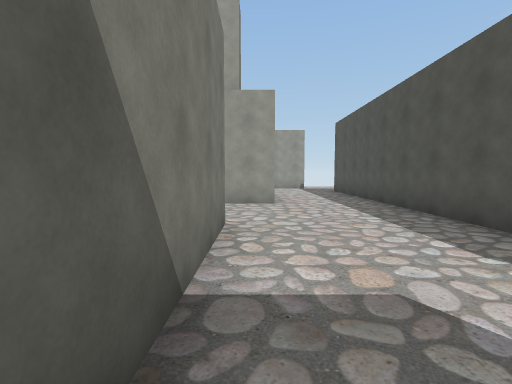
[1] (above)

21 first-person views from a walk through a Unity game level. The camera is 1.5 m above the floor, tilts 4° down and sees 85° across. The floor is counted in squares, 1.8 m on a side. Each view is taken from the middle of a square. On the plan, view 1 faces up. The plan holds only what a view shows up to about 10 squares ahead; the rest is blank. The place goes on beyond the plan. The player character is not drawn.

[2]
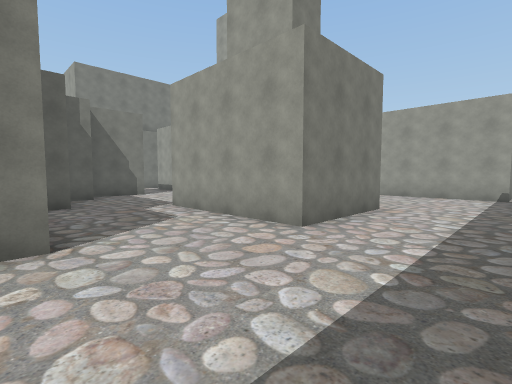

[3]
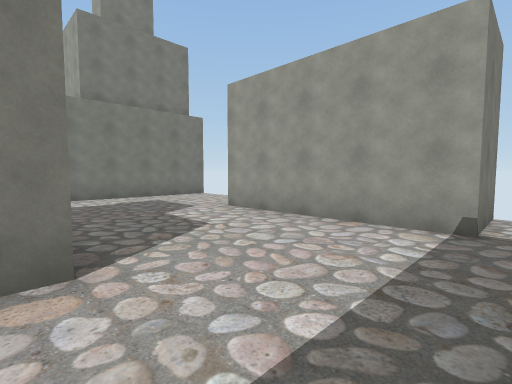

[4]
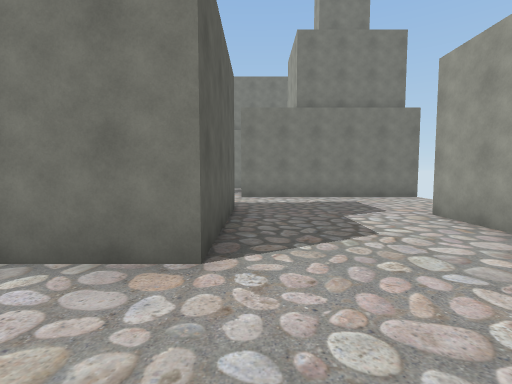

[5]
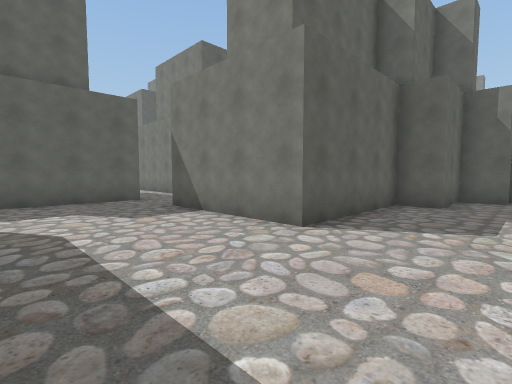

[6]
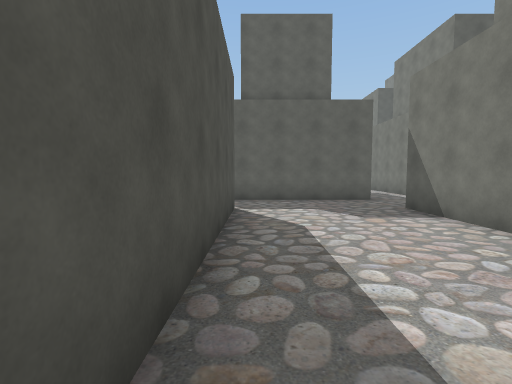

[7]
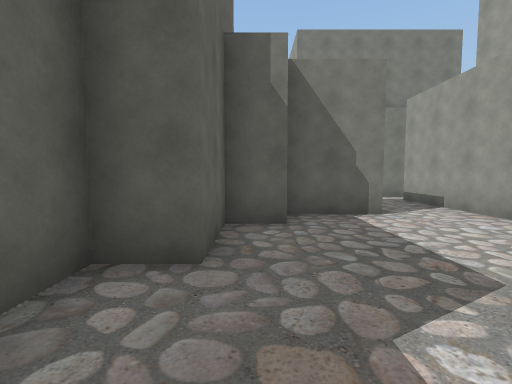

[8]
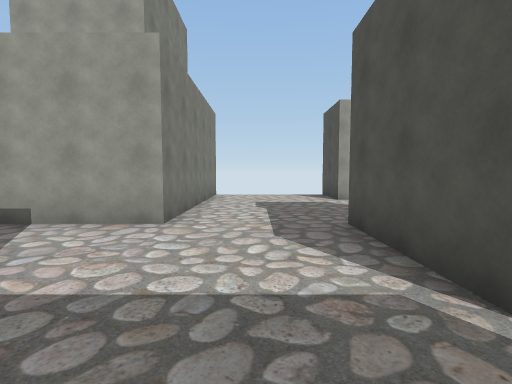

[9]
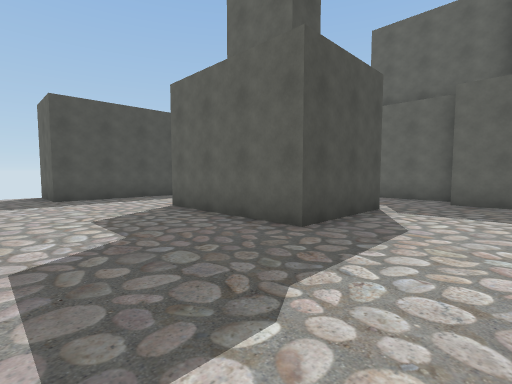

[10]
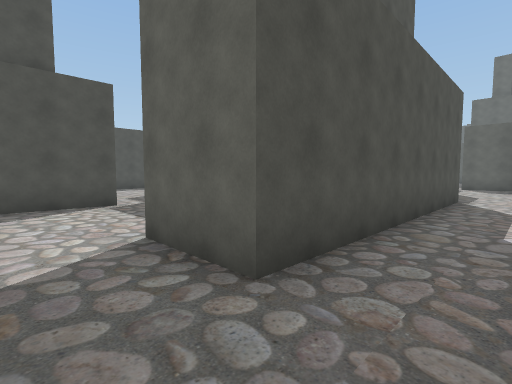

[11]
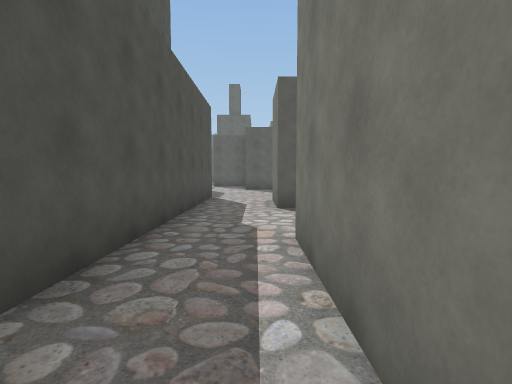

[12]
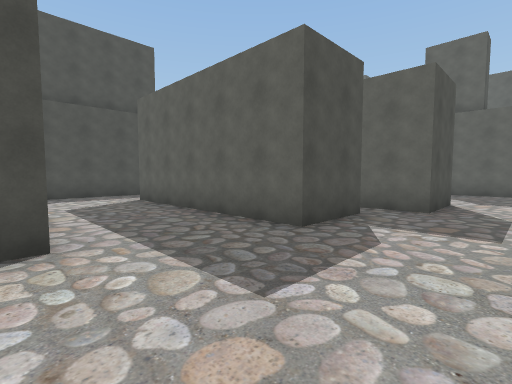

[13]
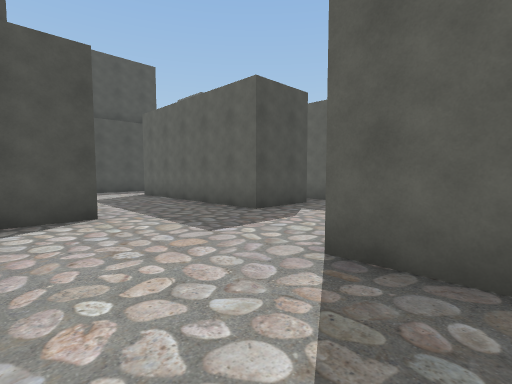

[14]
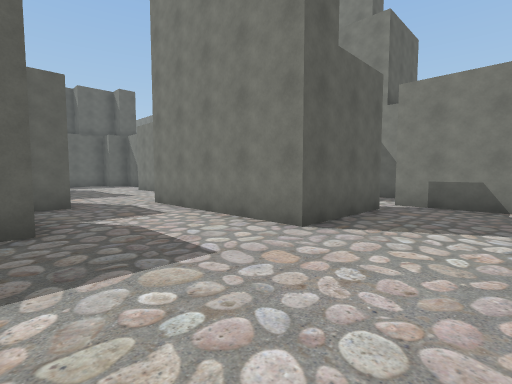

[15]
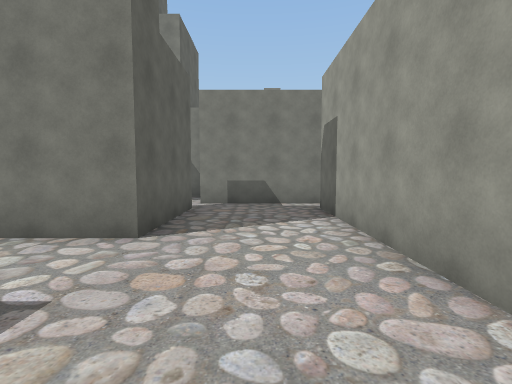

[16]
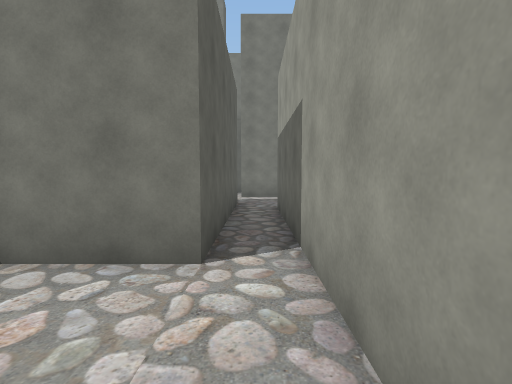

[17]
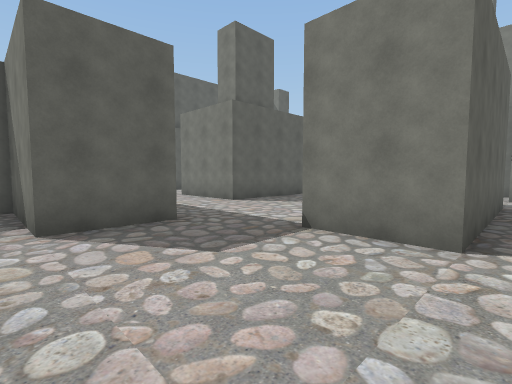

[18]
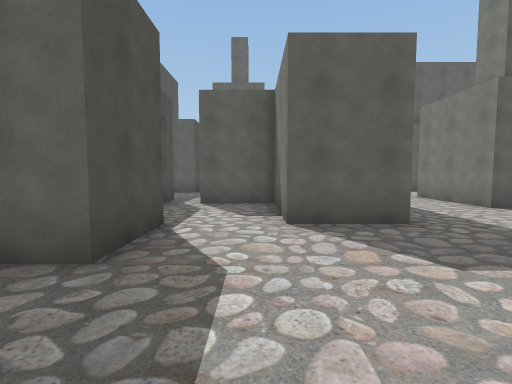

[19]
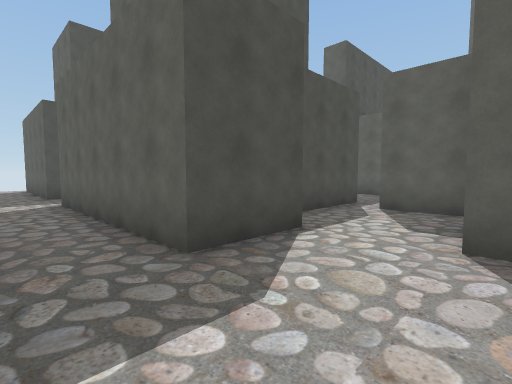

[20]
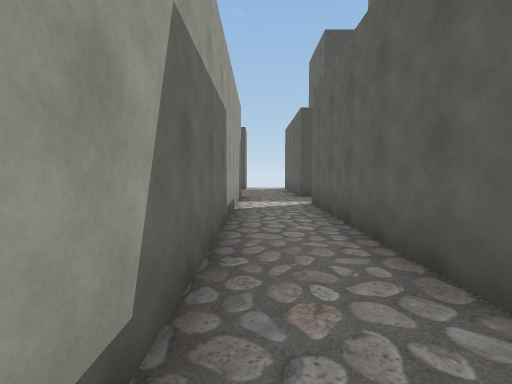

[21]
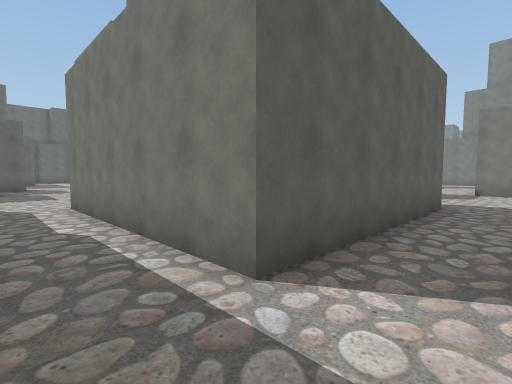

### Floor plan
Key: @ floor where view 1 was taken; # wall or solid block; . floor.
Columns run from 27 left of view 1 to 5 right of it. Each row starts with its distance up from view 1.
 17                     #        #
 16                     #....#   #.
 15                     #....#####.
 14                     #...........
 13                     #............
 12                     #..........##
 11                #.####..........#
 10                #........####...#
  9   #.#####      #........####...#
  8   #........#   #..##....####...#
  7   #........#   #..##...........#
  6   #...............###..........#
  5 #...###...........#####........#
  4 #     #...........#   #####....#
  3       #...######..#       #....#
  2       #...######..#       #....#
  1       #...........#########....#
  0       ...#####.............@...
 -1       ...#   #..................
 -2       ....  .......######..#####
 -3        ... ........#    #..
 -4         .......##...    #..
 -5         ....... #...#   #..
 -6         ####..  #...#   #..
 -7            #..  ###.#   #..
 -8            #.      ..   ...
 -9                    ..   ...
-10                         ...
-11                         ..
-12                         ..

Positions as (right, up) in squares from view 1, and headings:
1: (0, 0), facing up
2: (3, 4), facing up-left
3: (3, 10), facing up-left
4: (3, 11), facing left
5: (3, 7), facing down-left
6: (3, 7), facing down
7: (-2, 6), facing left
8: (-5, 6), facing up
9: (-6, 14), facing down-right
10: (-11, 10), facing down-right
11: (-11, 10), facing down
12: (-20, 7), facing down-right
13: (-22, 8), facing down-right
14: (-17, 8), facing down-left
15: (-17, 7), facing left
16: (-11, 1), facing left
17: (-10, 1), facing down-left
18: (-10, 1), facing down
19: (-11, 0), facing down-right
20: (-10, 0), facing right
21: (-1, 0), facing down-left
